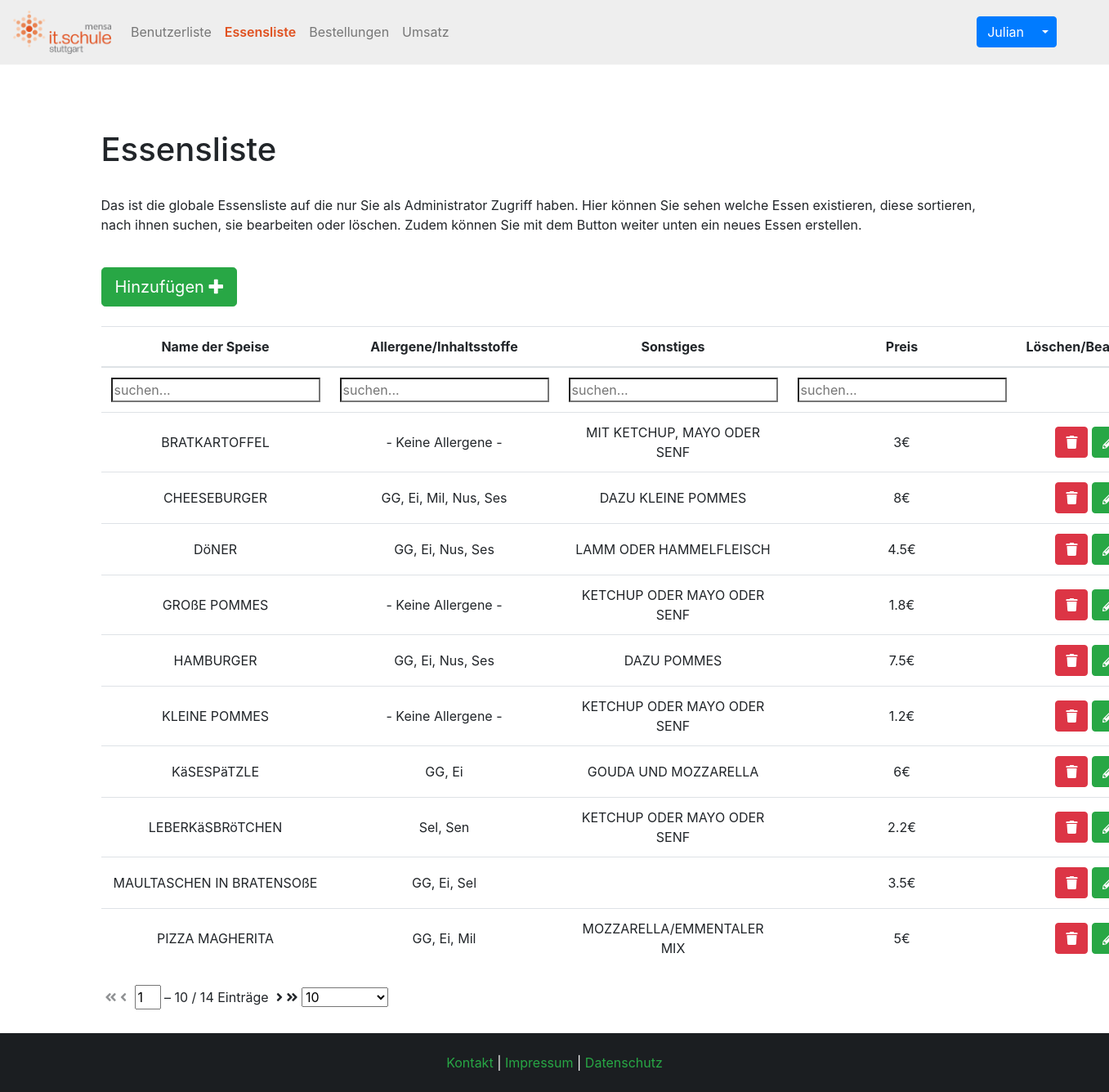
The page /php/essensliste.php (signed in) on the database its author committed.
### tables this page shows
CREATE TABLE `speise` (
  `speise_ID` int(11) NOT NULL AUTO_INCREMENT,
  `name` varchar(45) NOT NULL,
  `preis` double NOT NULL,
  `likes` int(11) DEFAULT '0',
  `allergene_inhaltsstoffe` varchar(255) DEFAULT NULL,
  `sonstiges` varchar(255) DEFAULT NULL,
  PRIMARY KEY (`speise_ID`)
);

### php/essensliste.php (the view, shortened to what this page needs)
<?php
	include_once 'dependencies.php';
?>
<!DOCTYPE HTML>
<html>
	<head>
		<?php
			echo $head_dependencies;
			$sql = "SELECT * FROM speise";
			$result = $conn->query($sql);
		?>
	</head>
	<body>
		<?php include 'header.php';
		?>
		<div class="container">
			<h1>Essensliste</h1>
			<br>
			<p>Das ist die globale Essensliste auf die nur Sie als Administrator Zugriff haben. Hier können Sie sehen welche Essen existieren, diese sortieren, nach ihnen suchen, sie bearbeiten oder löschen. Zudem können Sie mit dem Button weiter unten ein neues Essen erstellen.</p>
			<br>
			<button type='button' class='btn btn-success btn-lg' data-toggle="modal" data-target="#NewFood">Hinzufügen <i class='fas fa-plus'></i></button>
			<br/>
			<br/>
			<table class="tabelsorterTable table table-hover tablesorter">
				<thead>
					<tr>
						<th>Name der Speise</th>
						<th>Allergene/Inhaltsstoffe</th>
						<th>Sonstiges</th>
						<th>Preis</th>
						<th class="filter-false" data-sorter="false">Löschen/Bearbeiten</th>
					</tr>
				</thead>
				<tbody>
					<?php
						if ($result->num_rows > 0) {
							while($row = $result->fetch_assoc()) {
								echo "<tr><td class='align-middle'>".$row['name']."</td>";
								echo "<td class='align-middle'>".$row['allergene_inhaltsstoffe']."</td>";
								echo "<td class='align-middle'>".$row['sonstiges']."</td>";
								echo "<td class='align-middle'>".$row['preis']."€</td>";
								echo "<td class='align-middle'><button type='button' method='POST' data-href='?delete?speiseID=".$row['speise_ID']."' data-toggle='modal' data-target='#confirm-delete' class='btn btn-danger'>
								<i class='fas fa-trash'> </i></button>
								<button type='button' class='btn btn-success' speise_ID='".$row['speise_ID']."' speise_name='".$row['name']."' sonstiges='".$row['sonstiges']."' allergene='".$row['allergene_inhaltsstoffe']."' preis='".$row['preis']."' data-toggle='modal' data-target='#EditFood' method='POST' id='edit_food'  >
								<i class='fas fa-pencil-alt'> </i></button>
								</td>
								</tr>";
							}
						}
						else {
							echo "<tr><td class='align-middle'><strong>Keine Ergebnisse</strong></td></tr>";
						}
					?>
				</tbody>
			</table>
			<div id="pager" class="pager">
				<form>
					<i class="fas fa-angle-double-left first"/></i>
					<i class="fas fa-angle-left prev"/></i>
					<span class="pagedisplay" data-pager-output-filtered="{startRow:input} &ndash; {endRow} / {filteredRows} of {totalRows} total rows"></span>
					<i class="fas fa-angle-right next"/></i>
					<i class="fas fa-angle-double-right last"/></i>
					<select class="pagesize">
						<option value="10">10</option>
					</select>
				</form>
			</div>
		</div>
		<?php include 'footer.php'; ?>
	</body>
</html>

### style/style.css (style rules this page uses)
* { box-sizing: border-box; }
html { margin: 0; padding: 0; height: 100%; }
body { position: relative; min-height: 100%; padding-bottom: 6em; }
table, thead, tbody, td, th { text-align: center; }
.modalbox.success button, .modalbox.success button:active, .modalbox.success button:focus, { -webkit-transition: all 0.1s ease-in-out; transition: all 0.1s ease-in-out; -webkit-border-radius: 0; -moz-border-radius: 0; border-radius: 0; margin-top: 15px; width: 80%; background: transparent; color: #4caf50; border-color: #4caf50; outline: none; }
.tablesorter-pager { padding: 5px; }
.tablesorter-pager .pagedisplay { padding: 0 5px 0 5px; width: 50px; text-align: center; }
.tablesorter-pager select { margin: 0; padding: 0; }
.tablesorter-pager .disabled { opacity: 0.5; filter: alpha(opacity=50); cursor: default; }

### rows shown on the page
speise: name "MAULTASCHEN IN BRATENSOßE", allergene_inhaltsstoffe "GG, Ei, Sel", preis "3.5"
speise: name "LEBERKäSBRöTCHEN", allergene_inhaltsstoffe "Sel, Sen", sonstiges "KETCHUP ODER MAYO ODER SENF", preis "2.2"
speise: name "KLEINE POMMES", allergene_inhaltsstoffe "- Keine Allergene -", sonstiges "KETCHUP ODER MAYO ODER SENF", preis "1.2"
speise: name "GROßE POMMES", allergene_inhaltsstoffe "- Keine Allergene -", sonstiges "KETCHUP ODER MAYO ODER SENF", preis "1.8"
speise: name "DöNER", allergene_inhaltsstoffe "GG, Ei, Nus, Ses", sonstiges "LAMM ODER HAMMELFLEISCH", preis "4.5"
speise: name "KäSESPäTZLE", allergene_inhaltsstoffe "GG, Ei", sonstiges "GOUDA UND MOZZARELLA", preis "6"
speise: name "HAMBURGER", allergene_inhaltsstoffe "GG, Ei, Nus, Ses", sonstiges "DAZU POMMES", preis "7.5"
speise: name "CHEESEBURGER", allergene_inhaltsstoffe "GG, Ei, Mil, Nus, Ses", sonstiges "DAZU KLEINE POMMES", preis "8"
speise: name "PIZZA MAGHERITA", allergene_inhaltsstoffe "GG, Ei, Mil", sonstiges "MOZZARELLA/EMMENTALER MIX", preis "5"
speise: name "BRATKARTOFFEL", allergene_inhaltsstoffe "- Keine Allergene -", sonstiges "MIT KETCHUP, MAYO ODER SENF", preis "3"

### other values the page prints
$_SESSION['vorname'] "Julian"
